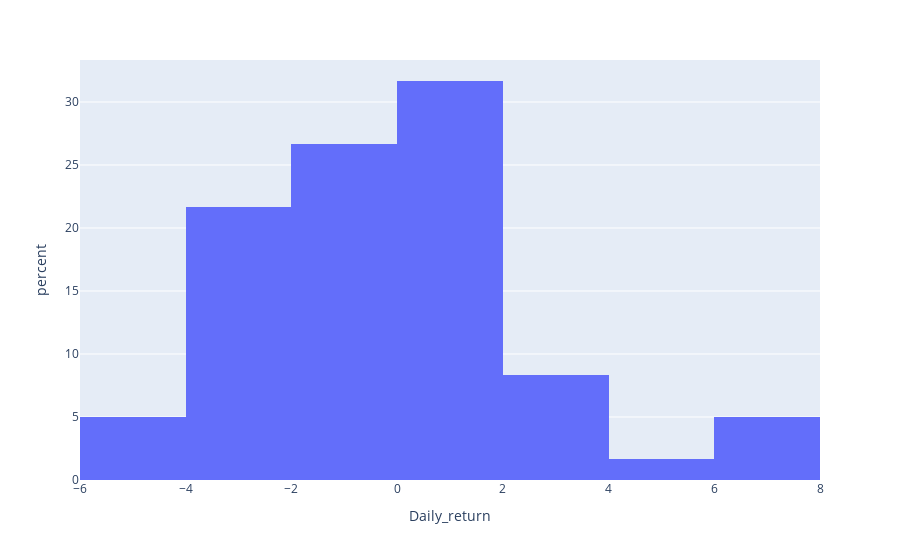

The cell this chart's notebook holds for it:
### Code cell
dfig = go.Figure()
px.histogram(df.head(60), x="Daily_return",histnorm='percent')

### Figure 1 — Plotly figure (JSON) as saved in the notebook; plotly's stock layout.template omitted (floating-point values rounded to 4 significant figures)
{"data": [{"alignmentgroup": "True", "bingroup": "x", "histnorm": "percent", "hovertemplate": "Daily_return=%{x}<br>percent=%{y}<extra></extra>", "legendgroup": "", "marker": {"color": "#636efa"}, "name": "", "offsetgroup": "", "orientation": "v", "showlegend": false, "type": "histogram", "x": [0, 2.365, -3.63, 4.452, 0, -0.9836, 1.325, 2.124, -0.48, 1.768, -0.9479, -0.4785, 1.923, -1.258, -3.185, -2.632, -1.351, -3.596, 0.5329, -0.1767, -2.655, 0.1818, 0.1815, 2.717, 1.058, 1.92, 0, -0.6849, -1.207, 0.8726, -2.249, 0, -1.062, -2.326, 1.099, -0.9058, -0.7313, 3.131, 0.3571, 0.8897, -2.469, -1.266, -1.099, 1.481, -2.555, 0.5618, -2.421, -1.527, -4.07, -3.434, 3.556, -2.828, 0.8316, -3.711, -5.782, 6.591, -4.691, 7.383, 6.667, -1.563], "xaxis": "x", "yaxis": "y"}], "layout": {"barmode": "relative", "legend": {"tracegroupgap": 0}, "margin": {"t": 60}, "xaxis": {"anchor": "y", "domain": [0, 1], "title": {"text": "Daily_return"}}, "yaxis": {"anchor": "x", "domain": [0, 1], "title": {"text": "percent"}}}}
